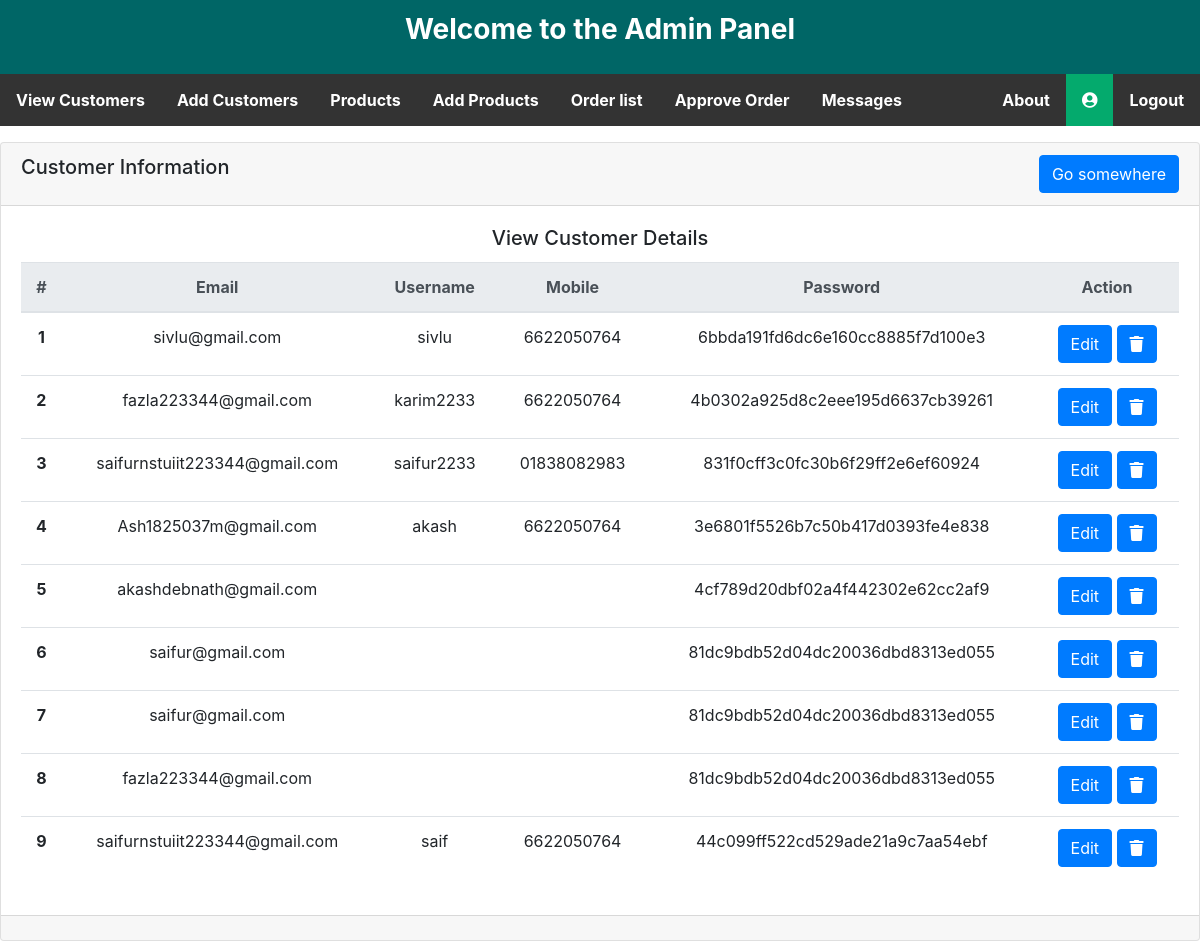
Before: /admin/view-customer.php with the older database file.
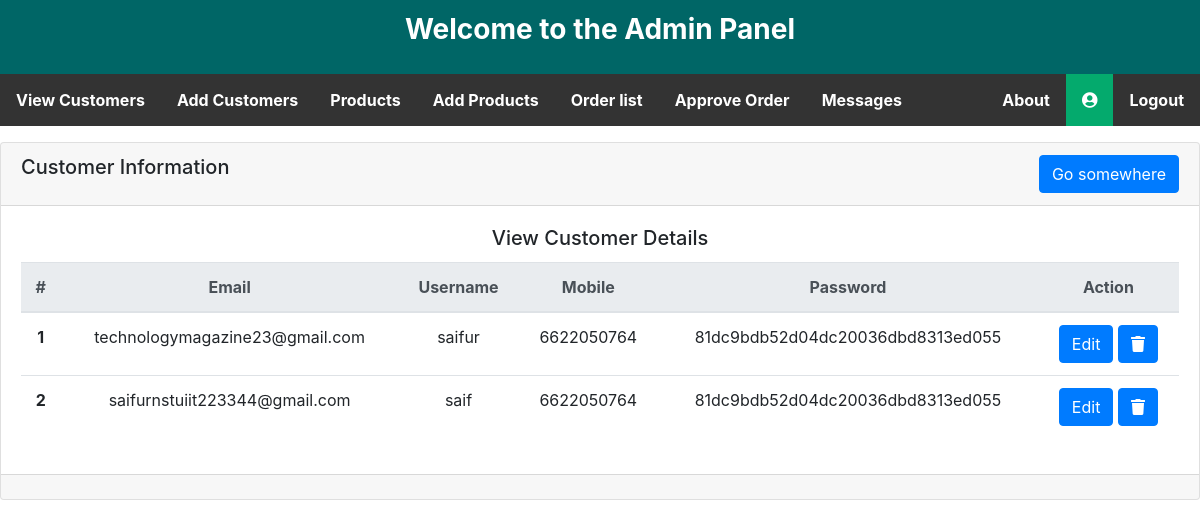
After: the same page with the newer database file.
### tables this page shows
CREATE TABLE `users` (
  `id` int(11) NOT NULL,
  `email` varchar(50) NOT NULL,
  `username` varchar(50) NOT NULL,
  `mobile` varchar(11) NOT NULL,
  `password` varchar(50) NOT NULL
);

### admin/functions/function.php (called while the page is built, shortened)
<?php
function get_header(){
  require_once('includes/header.php');
}
 function get_footer(){
   require_once('includes/footer.php');
 }
 ?>

### admin/view-customer.php (the view)
<?php
require_once('functions/function.php');
get_header();
 ?>
<div class="col-md-12">
  <div class="card text-center">
  <div class="card-header">
    <h5 style="float: left;">Customer Information</h5> <a style="float: right;" href="#" class="btn btn-primary">Go somewhere</a>
  </div>
  <div class="card-body">
    <h5 class="card-title">View Customer Details</h5>
    <table class="table">
  <thead class="thead-light">
    <tr>
      <th scope="col">#</th>
      <th scope="col">Email</th>
      <th scope="col">Username</th>
      <th scope="col">Mobile</th>
      <th scope="col">Password</th>
      <th scope="col">Action</th>
    </tr>
  </thead>
  <tbody>
    <?php
    $i = 0;
        $sel="SELECT * FROM users ORDER BY id DESC";
        $Q=mysqli_query($con,$sel);
        while($data=mysqli_fetch_assoc($Q)){
    ?>
    <tr>
      <th scope="row"><?php echo ++$i; ?></th>
      <td><?= $data['email']; ?></td>
      <td><?= $data['username']; ?></td>
      <td><?= $data['mobile']; ?></td>
      <td><?= $data['password']; ?></td>
      <td>
        <a href="edit-customer.php?ed=<?= $data['id']; ?>" class="btn btn-primary">Edit</a>
        <a href="delete-customer.php?d=<?= $data['id']; ?>" class="btn btn-primary"><i class="fa fa-trash" aria-hidden="true"></i></a> </td>
    </tr>
    <?php } ?>
  </tbody>
</table>
  </div>
  <div class="card-footer text-muted">
  </div>
</div>
</div>
<?php get_footer(); ?>

### admin/includes/header.php (shortened to what this page needs)
<!DOCTYPE html>
<html lang="en" dir="ltr">
  <head>
    <link rel="stylesheet" href="style.css">
    <link rel="stylesheet" href="https://cdnjs.cloudflare.com/ajax/libs/font-awesome/5.15.4/css/all.min.css">
    <link rel="stylesheet" href="https://cdn.jsdelivr.net/npm/bootstrap@4.6.0/dist/css/bootstrap.min.css">
  </head>
  <body>
    <div class="main-all-content">
      <div class="row" style="background:#006666;">
        <div class="col-md-12 py-2">
          <p style="color:#fff; text-align: center; font-size:28px;font-weight: bold;">Welcome to the Admin Panel</p>
        </div>
      </div>
      <div class="row">
        <div class="col-md-12">
          <ul>
            <li><a href="view-customer.php">View Customers</a></li>
            <li><a href="add-customer.php">Add Customers</a></li>
            <li><a href="view-product.php">Products</a></li>
            <li><a href="add-product.php">Add Products</a></li>
            <li><a href="order-list.php">Order list</a></li>
            <li><a href="approve-order.php">Approve Order</a></li>
            <li><a href="messages.php">Messages</a></li>
            <li style="float:right;"><a href="logout.php">Logout</a></li>
            <li style="float:right;"><a class="active" href="profile.php"><i class="fas fa-user-circle"></i> <?= $_SESSION['admin_name']; ?></a></li>
            <li style="float:right;"><a href="#">About</a></li>
          </ul>
        </div>

### admin/includes/footer.php
</div>
</div>
</body>
</html>

### admin/style.css (style rules this page uses)
* { margin:0px; padding:0px; outline:0px; }
ul { list-style-type: none; margin: 0; padding: 0; overflow: hidden; background-color: #333; }
li { float: left; }
li a { display: block; color: white; text-align: center; padding: 14px 16px; text-decoration: none; font-weight: bold; }
.active { background-color: #04AA6D; }

Changed rows visible on the page:
removed users: email "sivlu@gmail.com", username "sivlu", mobile "6622050764", password "6bbda191fd6dc6e160cc8885f7d100e3"
removed users: email "fazla223344@gmail.com", username "karim2233", mobile "6622050764", password "4b0302a925d8c2eee195d6637cb39261"
removed users: email "saifurnstuiit223344@gmail.com", username "saifur2233", mobile "01838082983", password "831f0cff3c0fc30b6f29ff2e6ef60924"
removed users: email "Ash1825037m@gmail.com", username "akash", mobile "6622050764", password "3e6801f5526b7c50b417d0393fe4e838"
removed users: email "akashdebnath@gmail.com", password "4cf789d20dbf02a4f442302e62cc2af9"
removed users: email "saifur@gmail.com", password "81dc9bdb52d04dc20036dbd8313ed055"
removed users: email "saifur@gmail.com", password "81dc9bdb52d04dc20036dbd8313ed055"
removed users: email "fazla223344@gmail.com", password "81dc9bdb52d04dc20036dbd8313ed055"
added users: email "technologymagazine23@gmail.com", username "saifur", mobile "6622050764", password "81dc9bdb52d04dc20036dbd8313ed055"
changed users "saifurnstuiit223344@gmail.com": password "44c099ff522cd529ade21a9c7aa54ebf" → "81dc9bdb52d04dc20036dbd8313ed055"
